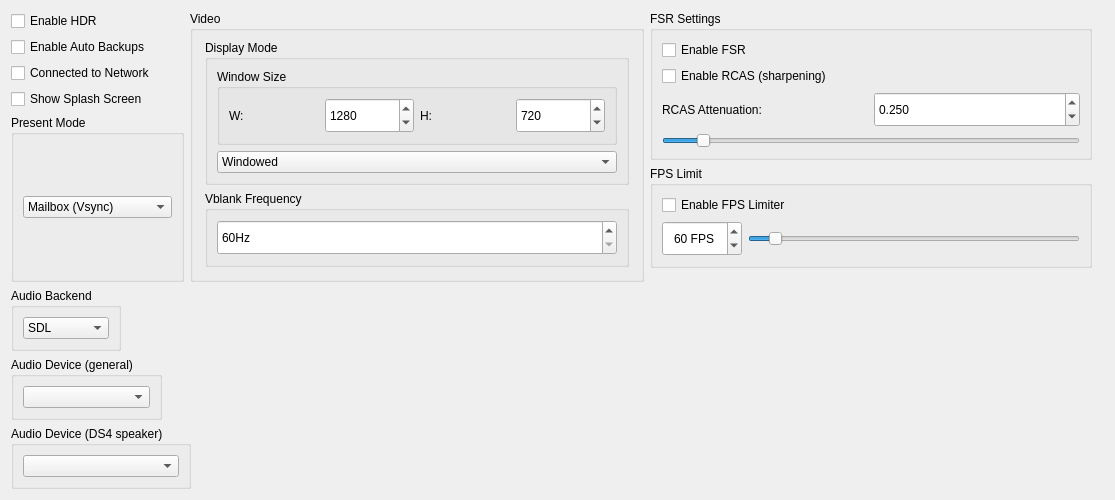
						<widget class="QWidget" name="graphicsTabLayout">
							<property name="geometry">
								<rect>
									<x>0</x>
									<y>0</y>
									<width>1115</width>
									<height>472</height>
								</rect>
							</property>
							<layout class="QVBoxLayout" name="graphicsTabVLayout" stretch="0,0">
								<item>
									<layout class="QHBoxLayout" name="graphicsTabHLayout" stretch="0,1,1">
										<item>
											<layout class="QVBoxLayout" name="graphicsTabLayoutLeft">
												<item>
													<widget class="QWidget" name="widgetgraphicsBottom" native="true">
														<layout class="QVBoxLayout" name="widgetgraphicsBottomVLayout">
															<property name="leftMargin">
																<number>0</number>
															</property>
															<property name="topMargin">
																<number>0</number>
															</property>
															<property name="rightMargin">
																<number>0</number>
															</property>
															<property name="bottomMargin">
																<number>0</number>
															</property>
															<item>
																<widget class="QCheckBox" name="enableHDRCheckBox">
																	<property name="text">
																		<string>Enable HDR</string>
																	</property>
																</widget>
															</item>
															<item>
																<widget class="QCheckBox" name="enableAutoBackupCheckBox">
																	<property name="text">
																		<string>Enable Auto Backups</string>
																	</property>
																</widget>
															</item>
															<item>
																<widget class="QCheckBox" name="connectedNetworkCheckBox">
																	<property name="text">
																		<string>Connected to Network</string>
																	</property>
																</widget>
															</item>
															<item>
																<widget class="QCheckBox" name="showSplashCheckBox">
																	<property name="text">
																		<string>Show Splash Screen</string>
																	</property>
																</widget>
															</item>
															<item>
																<widget class="QGroupBox" name="presentModeGroupBox">
																	<property name="title">
																		<string>Present Mode</string>
																	</property>
																	<layout class="QVBoxLayout" name="presentModeLayout">
																		<property name="leftMargin">
																			<number>9</number>
																		</property>
																		<property name="topMargin">
																			<number>9</number>
																		</property>
																		<property name="rightMargin">
																			<number>9</number>
																		</property>
																		<property name="bottomMargin">
																			<number>9</number>
																		</property>
																		<item>
																			<widget class="QComboBox" name="presentModeComboBox">
																				<property name="sizePolicy">
																					<sizepolicy hsizetype="Expanding" vsizetype="Fixed">
																						<horstretch>0</horstretch>
																						<verstretch>0</verstretch>
																					</sizepolicy>
																				</property>
																				<item>
																					<property name="text">
																						<string>Mailbox (Vsync)</string>
																					</property>
																				</item>
																				<item>
																					<property name="text">
																						<string>Fifo (Vsync)</string>
																					</property>
																				</item>
																				<item>
																					<property name="text">
																						<string>Immediate (No Vsync)</string>
																					</property>
																				</item>
																			</widget>
																		</item>
																	</layout>
																</widget>
															</item>
														</layout>
													</widget>
												</item>
											</layout>
										</item>
										<item>
											<layout class="QVBoxLayout" name="graphicsTabLayoutMiddle">
												<item>
													<widget class="QGroupBox" name="displayOptionsGroupBox">
														<property name="title">
															<string>Video</string>
														</property>
														<layout class="QVBoxLayout" name="layoutResolution">
															<property name="spacing">
																<number>6</number>
															</property>
															<property name="leftMargin">
																<number>12</number>
															</property>
															<property name="topMargin">
																<number>9</number>
															</property>
															<property name="rightMargin">
																<number>12</number>
															</property>
															<property name="bottomMargin">
																<number>12</number>
															</property>
															<item>
																<widget class="QGroupBox" name="displayModeGroupBox">
																	<property name="title">
																		<string>Display Mode</string>
																	</property>
																	<layout class="QVBoxLayout" name="displayModeLayout">
																		<property name="leftMargin">
																			<number>9</number>
																		</property>
																		<property name="topMargin">
																			<number>9</number>
																		</property>
																		<property name="rightMargin">
																			<number>9</number>
																		</property>
																		<property name="bottomMargin">
																			<number>9</number>
																		</property>
																		<item>
																			<widget class="QGroupBox" name="windowSizeGroupBox">
																				<property name="title">
																					<string>Window Size</string>
																				</property>
																				<layout class="QHBoxLayout" name="resLayout">
																					<property name="leftMargin">
																						<number>9</number>
																					</property>
																					<property name="topMargin">
																						<number>9</number>
																					</property>
																					<property name="rightMargin">
																						<number>9</number>
																					</property>
																					<property name="bottomMargin">
																						<number>9</number>
																					</property>
																					<item>
																						<widget class="QLabel" name="widthLabel">
																							<property name="text">
																								<string>W:</string>
																							</property>
																						</widget>
																					</item>
																					<item>
																						<widget class="QSpinBox" name="widthSpinBox">
																							<property name="minimumSize">
																								<size>
																									<width>0</width>
																									<height>35</height>
																								</size>
																							</property>
																							<property name="accelerated">
																								<bool>true</bool>
																							</property>
																							<property name="correctionMode">
																								<enum>QAbstractSpinBox::CorrectionMode::CorrectToNearestValue</enum>
																							</property>
																							<property name="keyboardTracking">
																								<bool>false</bool>
																							</property>
																							<property name="minimum">
																								<number>0</number>
																							</property>
																							<property name="maximum">
																								<number>9999</number>
																							</property>
																							<property name="value">
																								<number>1280</number>
																							</property>
																						</widget>
																					</item>
																					<item>
																						<widget class="QLabel" name="heightLabel">
																							<property name="text">
																								<string>H:</string>
																							</property>
																						</widget>
																					</item>
																					<item>
																						<widget class="QSpinBox" name="heightSpinBox">
																							<property name="minimumSize">
																								<size>
																									<width>0</width>
																									<height>35</height>
																								</size>
																							</property>
																							<property name="frame">
																								<bool>true</bool>
																							</property>
																							<property name="accelerated">
																								<bool>true</bool>
																							</property>
																							<property name="correctionMode">
																								<enum>QAbstractSpinBox::CorrectionMode::CorrectToNearestValue</enum>
																							</property>
																							<property name="keyboardTracking">
																								<bool>false</bool>
																							</property>
																							<property name="minimum">
																								<number>0</number>
																							</property>
																							<property name="maximum">
																								<number>9999</number>
																							</property>
																							<property name="value">
																								<number>720</number>
																							</property>
																						</widget>
																					</item>
																				</layout>
																			</widget>
																		</item>
																		<item>
																			<widget class="QComboBox" name="displayModeComboBox">
																				<property name="sizePolicy">
																					<sizepolicy hsizetype="Expanding" vsizetype="Fixed">
																						<horstretch>0</horstretch>
																						<verstretch>0</verstretch>
																					</sizepolicy>
																				</property>
																				<item>
																					<property name="text">
																						<string>Windowed</string>
																					</property>
																				</item>
																				<item>
																					<property name="text">
																						<string>Fullscreen</string>
																					</property>
																				</item>
																				<item>
																					<property name="text">
																						<string>Fullscreen (Borderless)</string>
																					</property>
																				</item>
																			</widget>
																		</item>
																	</layout>
																</widget>
															</item>
															<item>
																<layout class="QHBoxLayout" name="windowSizeLayout">
																	<item>
																		<widget class="QGroupBox" name="heightDivider">
																			<property name="title">
																				<string>Vblank Frequency</string>
																			</property>
																			<layout class="QVBoxLayout" name="vblankLayout">
																				<property name="leftMargin">
																					<number>9</number>
																				</property>
																				<property name="topMargin">
																					<number>9</number>
																				</property>
																				<property name="rightMargin">
																					<number>9</number>
																				</property>
																				<property name="bottomMargin">
																					<number>9</number>
																				</property>
																				<item>
																					<widget class="QSpinBox" name="vblankSpinBox">
																						<property name="minimumSize">
																							<size>
																								<width>0</width>
																								<height>35</height>
																							</size>
																						</property>
																						<property name="frame">
																							<bool>true</bool>
																						</property>
																						<property name="alignment">
																							<set>Qt::AlignmentFlag::AlignLeading|Qt::AlignmentFlag::AlignLeft|Qt::AlignmentFlag::AlignVCenter</set>
																						</property>
																						<property name="specialValueText">
																							<string/>
																						</property>
																						<property name="accelerated">
																							<bool>true</bool>
																						</property>
																						<property name="correctionMode">
																							<enum>QAbstractSpinBox::CorrectionMode::CorrectToNearestValue</enum>
																						</property>
																						<property name="keyboardTracking">
																							<bool>false</bool>
																						</property>
																						<property name="suffix">
																							<string>Hz</string>
																						</property>
																						<property name="minimum">
																							<number>60</number>
																						</property>
																						<property name="maximum">
																							<number>9999</number>
																						</property>
																						<property name="value">
																							<number>60</number>
																						</property>
																					</widget>
																				</item>
																			</layout>
																		</widget>
																	</item>
																</layout>
															</item>
															<item>
																<layout class="QHBoxLayout"/>
															</item>
														</layout>
													</widget>
												</item>
											</layout>
										</item>
										<item>
											<layout class="QVBoxLayout" name="graphicsTabLayoutRight">
												<property name="rightMargin">
													<number>12</number>
												</property>
												<property name="bottomMargin">
													<number>12</number>
												</property>
												<item>
													<widget class="QGroupBox" name="FSRGroupBox">
														<property name="title">
															<string>FSR Settings</string>
														</property>
														<layout class="QVBoxLayout" name="verticalLayout_5">
															<property name="leftMargin">
																<number>9</number>
															</property>
															<property name="topMargin">
																<number>9</number>
															</property>
															<property name="rightMargin">
																<number>9</number>
															</property>
															<property name="bottomMargin">
																<number>9</number>
															</property>
															<item>
																<widget class="QCheckBox" name="FSRCheckBox">
																	<property name="text">
																		<string>Enable FSR</string>
																	</property>
																</widget>
															</item>
															<item>
																<widget class="QCheckBox" name="RCASCheckBox">
																	<property name="text">
																		<string>Enable RCAS (sharpening)</string>
																	</property>
																</widget>
															</item>
															<item>
																<layout class="QHBoxLayout" name="horizontalLayout_10">
																	<item>
																		<widget class="QLabel" name="RCASAtenLabel">
																			<property name="font">
																				<font>
																					<pointsize>9</pointsize>
																					<bold>false</bold>
																				</font>
																			</property>
																			<property name="text">
																				<string>RCAS Attenuation:</string>
																			</property>
																		</widget>
																	</item>
																	<item>
																		<widget class="QDoubleSpinBox" name="RCASSpinBox">
																			<property name="minimumSize">
																				<size>
																					<width>0</width>
																					<height>35</height>
																				</size>
																			</property>
																			<property name="decimals">
																				<number>3</number>
																			</property>
																			<property name="minimum">
																				<double>0.000</double>
																			</property>
																			<property name="maximum">
																				<double>3.000</double>
																			</property>
																			<property name="singleStep">
																				<double>0.001</double>
																			</property>
																			<property name="value">
																				<double>0.250</double>
																			</property>
																		</widget>
																	</item>
																</layout>
															</item>
															<item>
																<widget class="QSlider" name="RCASSlider">
																	<property name="minimum">
																		<number>0</number>
																	</property>
																	<property name="maximum">
																		<number>3000</number>
																	</property>
																	<property name="value">
																		<number>250</number>
																	</property>
																	<property name="orientation">
																		<enum>Qt::Horizontal</enum>
																	</property>
																</widget>
															</item>
														</layout>
													</widget>
												</item>
												<item>
													<widget class="QGroupBox" name="fpsLimitGroupBox">
														<property name="title">
															<string>FPS Limit</string>
														</property>
														<layout class="QVBoxLayout" name="verticalLayout_8">
															<property name="leftMargin">
																<number>9</number>
															</property>
															<property name="topMargin">
																<number>9</number>
															</property>
															<property name="rightMargin">
																<number>9</number>
															</property>
															<property name="bottomMargin">
																<number>9</number>
															</property>
															<item>
																<widget class="QCheckBox" name="fpsLimiterCheckBox">
																	<property name="text">
																		<string>Enable FPS Limiter</string>
																	</property>
																</widget>
															</item>
															<item>
																<layout class="QHBoxLayout" name="horizontalLayout_8">
																	<item>
																		<widget class="QSpinBox" name="fpsSpinBox">
																			<property name="minimumSize">
																				<size>
																					<width>80</width>
																					<height>35</height>
																				</size>
																			</property>
																			<property name="alignment">
																				<set>Qt::AlignmentFlag::AlignCenter</set>
																			</property>
																			<property name="suffix">
																				<string> FPS</string>
																			</property>
																			<property name="minimum">
																				<number>30</number>
																			</property>
																			<property name="maximum">
																				<number>500</number>
																			</property>
																			<property name="singleStep">
																				<number>1</number>
																			</property>
																			<property name="value">
																				<number>60</number>
																			</property>
																		</widget>
																	</item>
																	<item>
																		<widget class="QSlider" name="fpsSlider">
																			<property name="minimum">
																				<number>30</number>
																			</property>
																			<property name="maximum">
																				<number>500</number>
																			</property>
																			<property name="value">
																				<number>60</number>
																			</property>
																			<property name="orientation">
																				<enum>Qt::Orientation::Horizontal</enum>
																			</property>
																		</widget>
																	</item>
																</layout>
															</item>
														</layout>
													</widget>
												</item>
												<item>
													<spacer name="AdvancedSpacer">
														<property name="orientation">
															<enum>Qt::Orientation::Vertical</enum>
														</property>
														<property name="sizeHint" stdset="0">
															<size>
																<width>20</width>
																<height>40</height>
															</size>
														</property>
													</spacer>
												</item>
											</layout>
										</item>
									</layout>
								</item>

								<item>
									<widget class="QGroupBox" name="AudioBackendGroupBox">
										<property name="title">
											<string>Audio Backend</string>
										</property>
										<property name="sizePolicy">
											<sizepolicy hsizetype="Maximum" vsizetype="Fixed">
												<horstretch>0</horstretch>
												<verstretch>0</verstretch>
											</sizepolicy>
										</property>
										<layout class="QVBoxLayout" name="verticalLayout_82">
											<property name="leftMargin">
												<number>9</number>
											</property>
											<property name="topMargin">
												<number>9</number>
											</property>
											<property name="rightMargin">
												<number>9</number>
											</property>
											<property name="bottomMargin">
												<number>9</number>
											</property>
											<item>
												<widget class="QComboBox" name="AudioBackendComboBox">
													<item>
														<property name="text">
															<string>SDL</string>
														</property>
													</item>
													<item>
														<property name="text">
															<string>OpenAL</string>
														</property>
													</item>
												</widget>
											</item>
										</layout>
									</widget>
								</item>

								<item>
									<widget class="QGroupBox" name="GenAudioGroupBox">
										<property name="title">
											<string>Audio Device (general)</string>
										</property>
										<property name="sizePolicy">
											<sizepolicy hsizetype="Maximum" vsizetype="Fixed">
												<horstretch>0</horstretch>
												<verstretch>0</verstretch>
											</sizepolicy>
										</property>
										<layout class="QVBoxLayout" name="verticalLayout_11">
											<property name="leftMargin">
												<number>9</number>
											</property>
											<property name="topMargin">
												<number>9</number>
											</property>
											<property name="rightMargin">
												<number>9</number>
											</property>
											<property name="bottomMargin">
												<number>9</number>
											</property>
											<item>
												<widget class="QComboBox" name="mainOutputDeviceComboBox"/>
											</item>
										</layout>
									</widget>
								</item>

								<item>
									<widget class="QGroupBox" name="DsSpeakerGroupBox">
										<property name="title">
											<string>Audio Device (DS4 speaker)</string>
										</property>
										<property name="sizePolicy">
											<sizepolicy hsizetype="Maximum" vsizetype="Fixed">
												<horstretch>0</horstretch>
												<verstretch>0</verstretch>
											</sizepolicy>
										</property>
										<layout class="QVBoxLayout" name="verticalLayout_9">
											<property name="leftMargin">
												<number>9</number>
											</property>
											<property name="topMargin">
												<number>9</number>
											</property>
											<property name="rightMargin">
												<number>9</number>
											</property>
											<property name="bottomMargin">
												<number>9</number>
											</property>
											<item>
												<widget class="QComboBox" name="padSpkOutputDeviceComboBox"/>
											</item>
										</layout>
									</widget>
								</item>


							</layout>
						</widget>
